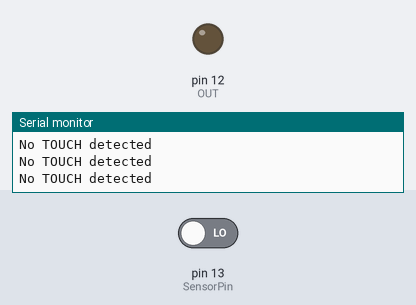
This sketch was run on a simulated Arduino Uno, built with avr-gcc and run on an emulated ATmega328P. On the bench: output pins drawn as LEDs (lit = HIGH), the last lines printed to the serial monitor. The test bench sets the inputs (shaded band); at power-on: pin 13 (SensorPin) LOW.

Above: at 1.8 s.
1.9 s: pin 13 (SensorPin) driven HIGH
At 3.0 s:
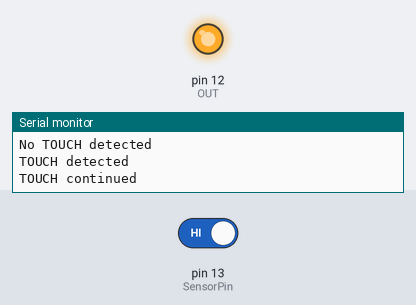
3.5 s: pin 13 (SensorPin) driven LOW
At 4.2 s:
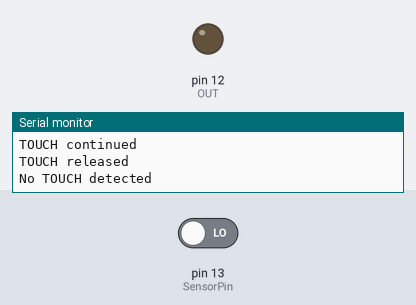
Timing chart, 0 to 6.5 s (numbered marks = the images above; inputs shaded):
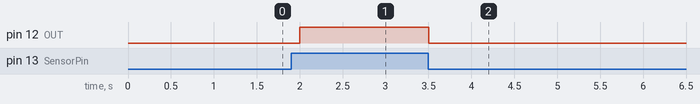

Measured:
- after the input at 1.9 s, pin 12 (OUT): LOW → HIGH after 0.10 s
- after the input at 3.5 s, pin 12 (OUT): HIGH → LOW at once

The sketch:

Touch_sensor.ino
```cpp
// Code to detect touch using touch sensor
const int SensorPin = 13, OUT = 12;
int state;
int last = LOW;
void setup()
{
    // put your setup code here, to run once:
    Serial.begin(9600);
    pinMode(SensorPin, INPUT);
    pinMode(OUT, OUTPUT);
}

void loop()
{
    // put your main code here, to run repeatedly:
    state = digitalRead(SensorPin);
    if (!last && state)
    {
        Serial.println("TOUCH detected");
        digitalWrite(OUT, HIGH);
    }
    else if (last && !state)
    {
        Serial.println("TOUCH released");
        digitalWrite(OUT, LOW);
    }
    else if (!last && !state)
    {
        Serial.println("No TOUCH detected");
        digitalWrite(OUT, LOW);
    }
    else if (last && state)
    {
        Serial.println("TOUCH continued");
        digitalWrite(OUT, HIGH);
    }
    last = state;
    delay(500);
}
```
